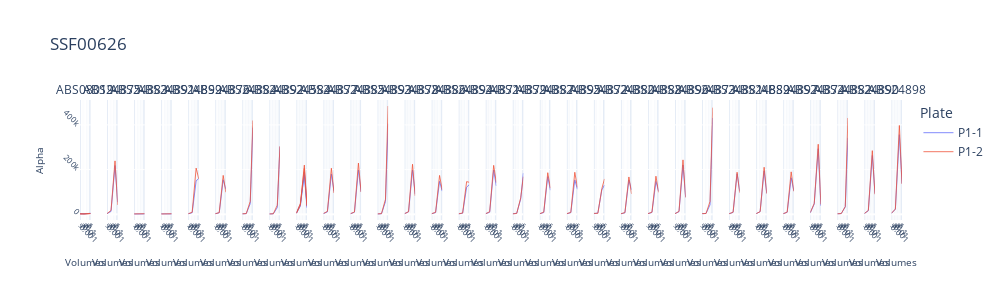

The code cell stored with this chart in its notebook:
### Code cell
strain_lines = px.line(stacked_wo_std_display, x="Volumes", y="Alpha", facet_col="Strain_id", color="Plate", line_group="Well_Id", log_x=True,
                   height=300, width=1000, title=proj_name)
strain_lines.update_xaxes(tickangle=45, tickfont=dict(size=8), title_font=dict(size=10))
strain_lines.update_yaxes(tickangle=45, tickfont=dict(size=8), title_font=dict(size=10))
strain_lines.update_traces(line=dict(width=0.8))
strain_lines.for_each_annotation(lambda a: a.update(text=a.text.split("=")[-1]))
